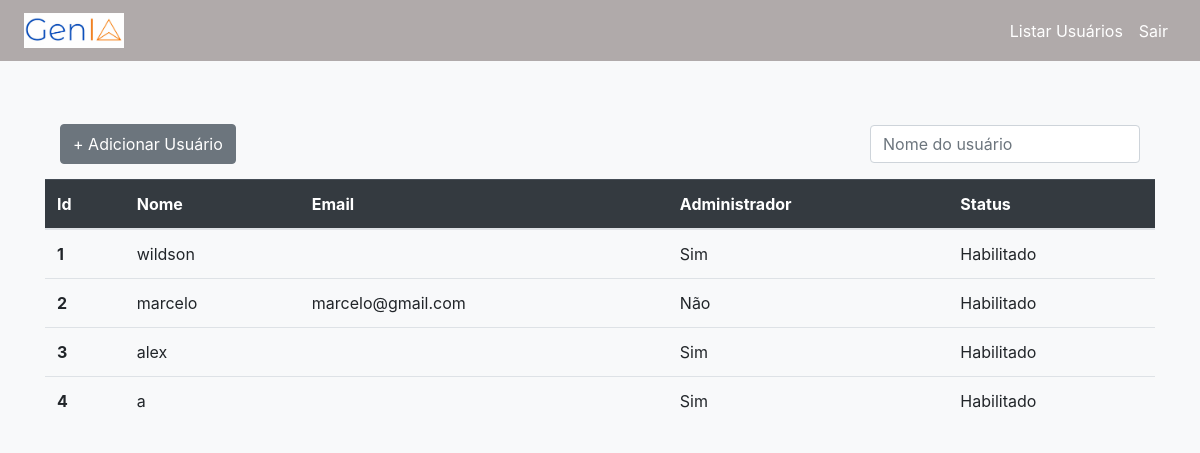
The page /list-users/ (signed in) on the database as committed earlier.
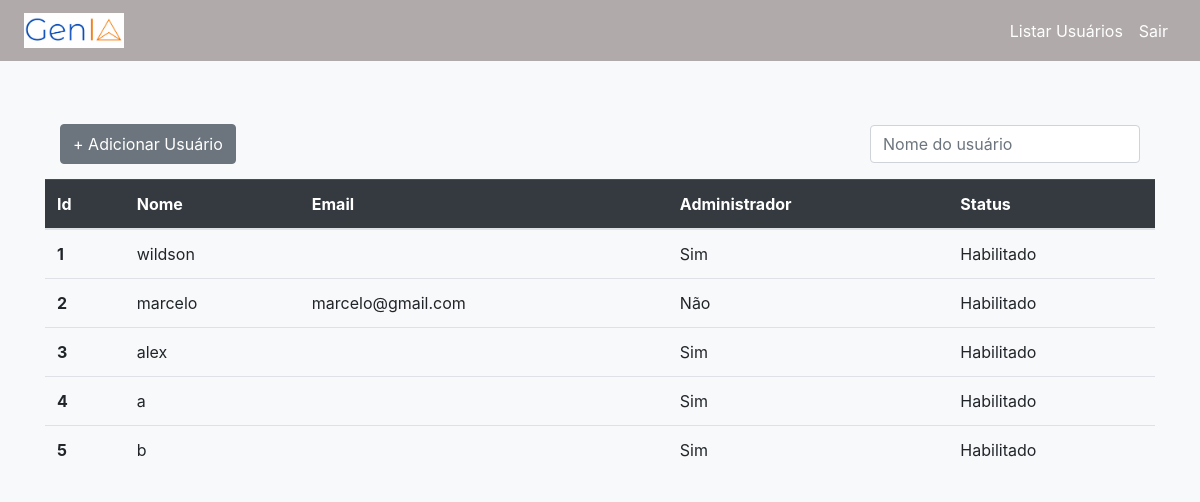
The same page on the database as committed later.
### chatbot/models.py (models this page shows)
class CustomUser(AbstractUser):
    reset_password = models.BooleanField(default=False)

### chatbot/views.py (the view)
# urls.py: path('list-users/', views.list_users, name='list-users'),
@login_required(redirect_field_name='login')
def list_users(request):
    users = CustomUser.objects.all()
    return render(request, 'chatbot/list_users.html', {'users':users})

### chatbot/templates/chatbot/list_users.html (shortened to what this page needs)
{% load static %}
<!DOCTYPE html>
<html lang="pt-br">
<head>
    <link href="https://maxcdn.bootstrapcdn.com/bootstrap/4.5.2/css/bootstrap.min.css" rel="stylesheet">
    <link rel="stylesheet" href="{% static 'css/style.css' %}">
</head>
<body>
    <nav class="navbar navbar-expand-lg navbar-light px-4">
        <a class="navbar-brand text-white" href="{% url 'chat_view' %}"><img class="logo" src="{% static 'img/logo.png' %}" alt=""></a>
        <div class="collapse navbar-collapse" id="navbarNav">
            <ul class="navbar-nav ml-auto">
                {% if request.user.is_superuser %}
                <li class="nav-item">
                    <a class="nav-link text-white" href="{% url 'list-users' %}">Listar Usuários</a>
                </li>
                {% endif %}
                <li class="nav-item">
                    <a class="nav-link text-white" href="{% url 'logout' %}">Sair</a>
                </li>
            </ul>
        </div>
    </nav>
    <div class="container my-5">
        <div class="container align-items-center d-flex justify-content-between">
            <button type="button" class="btn btn-secondary" style="height: 40px;" data-bs-toggle="modal"
                data-bs-target="#exampleModal">
                + Adicionar Usuário
            </button>
            <input class="form-control my-3 w-25 position-right" id="myInput" type="text" placeholder="Nome do usuário">
        </div>
        <table class="table">
            <thead class="table-dark">
                <tr>
                    <th scope="col">Id</th>
                    <th scope="col">Nome</th>
                    <th scope="col">Email</th>
                    <th scope="col">Administrador</th>
                    <th scope="col">Status</th>
                </tr>
            </thead>
            <tbody id="myTable">
                {% for user in users %}
                <tr>
                    <th scope="row">{{user.id}}</th>
                    <td>{{user.username}}</td>
                    <td>{{user.email}}</td>
                    <td>{% if user.is_superuser %} Sim {% else %} Não {% endif %} </td>
                    <td>{% if user.is_active %} Habilitado {% else %} Desabilitado {% endif %} </td>
                </tr>
                {% endfor %}
            </tbody>
        </table>
    </div>
</body>
</html>

Rows that differ between the two databases and show on the page:
added CustomUser: id "5", username "b", is_superuser "Sim", is_active "Habilitado"
